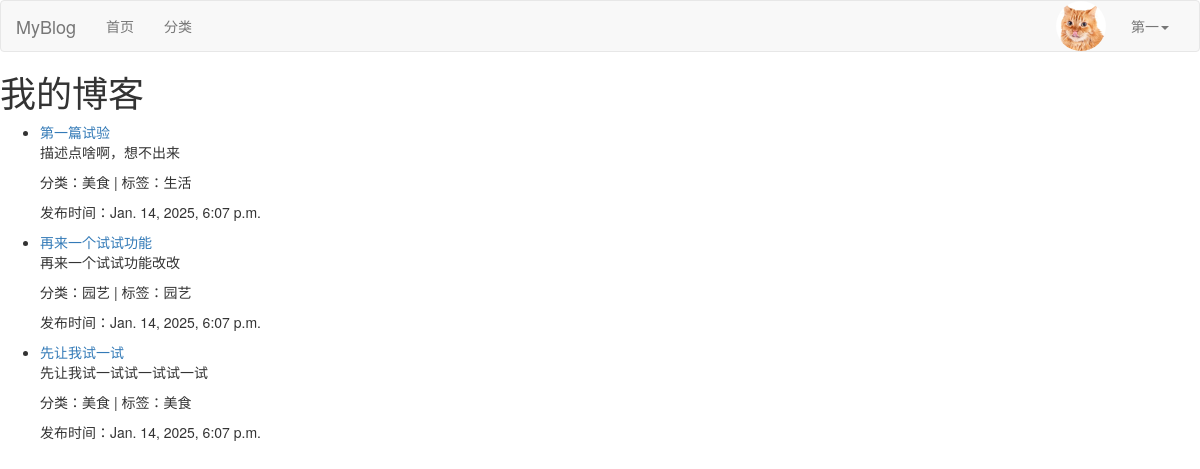
Page /my-posts/ (signed in) on the committed database.
### users/models.py (models this page shows, shortened)
class UserProfile(models.Model):
    USER_GENDER_TYPE = (
        ('male','男'),
        ('female','女'),
    )
    owner = models.OneToOneField(User, on_delete=models.CASCADE, verbose_name='用户')
    nickname=models.CharField(verbose_name='昵称',max_length=23,blank=True,null=True)
    birthday=models.DateTimeField(verbose_name='生日',blank=True,null=True)
    gender=models.CharField(verbose_name='性别', choices=USER_GENDER_TYPE,max_length=6,default='male')
    image=models.ImageField(verbose_name='用户头像',upload_to=user_avatar_upload_to,default='image/default.jpg',max_length=255)
    desc=models.TextField(verbose_name='个人简介',max_length=200,blank=True,default='')
    signature=models.CharField(verbose_name='个性签名',max_length=50,blank=True,default='')

### blog/models.py (models this page shows, shortened)
class Post(models.Model):
    DRAFT = 'draft'
    PUBLISHED = 'published'
    STATUS_CHOICES = [
        (DRAFT, '草稿'),
        (PUBLISHED, '已发布'),
    ]
    title = models.CharField(max_length=61, verbose_name="文章标题")
    desc = models.TextField(max_length=200, blank=True, default="", verbose_name="文章描述")
    category = models.ForeignKey(Category, on_delete=models.CASCADE, verbose_name="分类")
    content = models.TextField(verbose_name="文章详情")
    tags = models.ForeignKey(Tag, on_delete=models.CASCADE, verbose_name="文章标签")
    owner = models.ForeignKey(User, on_delete=models.CASCADE, verbose_name="作者")
    add_date = models.DateTimeField(auto_now_add=True, verbose_name="添加时间")
    pub_date = models.DateTimeField(auto_now=True, verbose_name="修改时间")
    status = models.CharField(max_length=10, choices=STATUS_CHOICES, default=DRAFT, verbose_name="状态")
    class Meta:
        verbose_name = "文章"
        verbose_name_plural = verbose_name

class Category(models.Model):
    name = models.CharField(max_length=32, verbose_name="分类名称")
    desc = models.TextField(max_length=200, blank=True, default="", verbose_name="分类描述")
    add_date = models.DateTimeField(auto_now_add=True, verbose_name="添加时间")
    pub_date = models.DateTimeField(auto_now_add=True, verbose_name="修改时间")
    class Meta:
        verbose_name="博客分类"
        verbose_name_plural = verbose_name

class Tag(models.Model):
    name = models.CharField(max_length=10, verbose_name="文章标签")
    add_date = models.DateTimeField(auto_now_add=True, verbose_name="添加时间")
    pub_date = models.DateTimeField(auto_now_add=True, verbose_name="修改时间")
    class Meta:
        verbose_name = "文章标签"
        verbose_name_plural = verbose_name

### blog/views.py (the view)
# urls.py: path('my-posts/', views.my_posts, name='my_posts'),
@login_required  # 确保只有登录用户才能访问该页面
def my_posts(request):
    posts = Post.objects.filter(owner=request.user, status=Post.PUBLISHED).order_by('-pub_date')
    return render(request, 'my_posts.html', {'posts': posts})

### blog/templates/my_posts.html (shortened to what this page needs)
{% extends 'base.html' %}
{% block content %}
<h1>我的博客</h1>
{% if posts %}
    <ul>
        {% for post in posts %}
            <li>
                <a href="{% url 'blog:post_detail' post.id %}">{{ post.title }}</a>
                <p>{{ post.desc }}</p>
                <p>分类：{{ post.category.name }} | 标签：{{ post.tags.name }}</p>
                <p>发布时间：{{ post.pub_date }}</p>
            </li>
        {% endfor %}
    </ul>
{% else %}
    <p>你还没有发布任何博客。</p>
{% endif %}
{% endblock %}

### blog/templates/base.html (shortened to what this page needs)
{% load static %}
<!DOCTYPE html>
<html lang="en">
<head>
    <link rel="stylesheet" href="{% static 'plugin/bootstrap/css/bootstrap.css' %}">
    <link rel="stylesheet" href="{% static 'plugin/font-awesome/css/font-awesome.min.css' %}">
</head>
<body>
<nav class="navbar navbar-default">
    <div class="container-fluid">
        <div class="navbar-header">
            <a class="navbar-brand" href="#">MyBlog</a>
        </div>
        <div class="collapse navbar-collapse" id="bs-example-navbar-collapse-1">
            <ul class="nav navbar-nav">
                <li><a href="{% url 'blog:index' %}">首页<span class="sr-only">(current)</span></a></li>
                <li><a href="{% url 'blog:category_list' %}">分类</a></li>
            </ul>
            <ul class="nav navbar-nav navbar-right">
    {% if request.user.is_authenticated %}
        <li class="user-avatar">
            <img src="{{ request.user.userprofile.image.url }}" alt="User Avatar" class="avatar-img">
        </li>
        <li class="dropdown">
            <a href="#" class="dropdown-toggle" data-toggle="dropdown" role="button" aria-haspopup="true"
               aria-expanded="false">
               {{ request.user.username }}<span class="caret"></span>
            </a>
        </li>
    {% else %}
        <li><a href="{% url 'users:login' %}">登录</a></li>
        <li><a href="{% url 'users:register' %}" target="_blank">注册</a></li>
    {% endif %}
</ul>
        </div>
    </div>
</nav>
{% block content %}{% endblock %}
</body>
</html>

### blog/templates/base.html (style rules this page uses)
.user-avatar { display: inline-block; vertical-align: middle; margin-right: 10px; }
.avatar-img { width: 50px; height: 50px; border-radius: 50%; object-fit: cover; }

### rows in the picture
Post: title "第一篇试验", desc "描述点啥啊，想不出来", category.name "美食", tags.name "生活", pub_date "Jan. 14, 2025, 6:07 p.m."
Post: title "再来一个试试功能", desc "再来一个试试功能改改", category.name "园艺", tags.name "园艺", pub_date "Jan. 14, 2025, 6:07 p.m."
Post: title "先让我试一试", desc "先让我试一试试一试试一试", category.name "美食", tags.name "美食", pub_date "Jan. 14, 2025, 6:07 p.m."

### other values in the picture
{{ request.user.username }} "第一"
